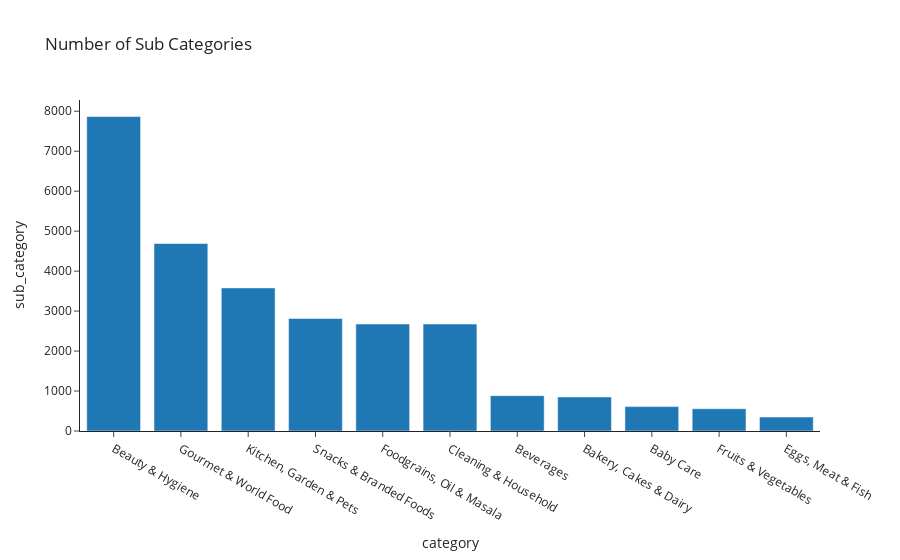

The notebook cell saved with this chart:
### Code cell
px.bar(subcategories_per_categories, x='category', y='sub_category', template='simple_white', title="Number of Sub Categories")

### Figure 1 — Plotly figure (JSON) as saved in the notebook; plotly's stock layout.template omitted (floating-point values rounded to 4 significant figures)
{"data": [{"alignmentgroup": "True", "hovertemplate": "category=%{x}<br>sub_category=%{y}<extra></extra>", "legendgroup": "", "marker": {"color": "#1F77B4", "pattern": {"shape": ""}}, "name": "", "offsetgroup": "", "orientation": "v", "showlegend": false, "textposition": "auto", "type": "bar", "x": ["Beauty & Hygiene", "Gourmet & World Food", "Kitchen, Garden & Pets", "Snacks & Branded Foods", "Foodgrains, Oil & Masala", "Cleaning & Household", "Beverages", "Bakery, Cakes & Dairy", "Baby Care", "Fruits & Vegetables", "Eggs, Meat & Fish"], "xaxis": "x", "y": [7867, 4690, 3580, 2814, 2676, 2675, 885, 851, 610, 557, 350], "yaxis": "y"}], "layout": {"barmode": "relative", "legend": {"tracegroupgap": 0}, "title": {"text": "Number of Sub Categories"}, "xaxis": {"anchor": "y", "domain": [0, 1], "title": {"text": "category"}}, "yaxis": {"anchor": "x", "domain": [0, 1], "title": {"text": "sub_category"}}}}
